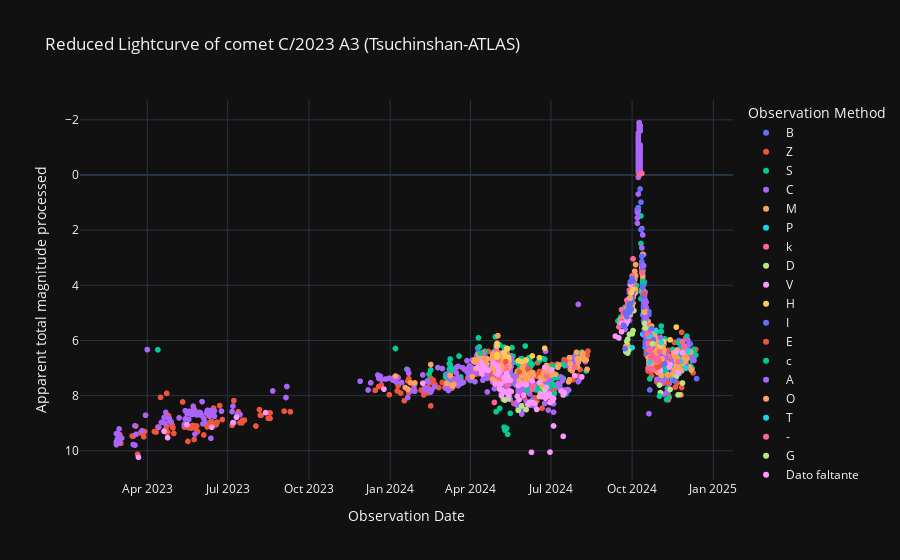

Source (notebook cell):
### Code cell
# Curva de luz reducida
labels = {'obs_date':'Observation Date','magnitud_reducida':'Apparent total magnitude processed', 'obs_method_key' : 'Observation Method'}
fig = px.scatter(curva_de_luz_procesada_df, x='obs_date', y='magnitud_reducida', color='obs_method_key', template= 'plotly_dark', labels= labels, title=f'Reduced Lightcurve of comet {nombre_cometa} (Tsuchinshan-ATLAS)')
fig.update_yaxes(autorange="reversed")
fig.show()

### Figure 1 — Plotly figure (JSON) as saved in the notebook; plotly's stock layout.template omitted (floating-point values rounded to 4 significant figures; data arrays with more than 128 entries replaced by an {"elided": "..."} marker saying what was removed)
{"data": [{"hovertemplate": "Observation Method=B<br>Observation Date=%{x}<br>Apparent total magnitude processed=%{y}<extra></extra>", "legendgroup": "B", "marker": {"color": "#636efa", "symbol": "circle"}, "mode": "markers", "name": "B", "showlegend": true, "type": "scattergl", "x": {"elided": "157 str values"}, "xaxis": "x", "y": {"elided": "157 float values"}, "yaxis": "y"}, {"hovertemplate": "Observation Method=Z<br>Observation Date=%{x}<br>Apparent total magnitude processed=%{y}<extra></extra>", "legendgroup": "Z", "marker": {"color": "#EF553B", "symbol": "circle"}, "mode": "markers", "name": "Z", "showlegend": true, "type": "scattergl", "x": {"elided": "347 str values"}, "xaxis": "x", "y": {"elided": "347 float values"}, "yaxis": "y"}, {"hovertemplate": "Observation Method=S<br>Observation Date=%{x}<br>Apparent total magnitude processed=%{y}<extra></extra>", "legendgroup": "S", "marker": {"color": "#00cc96", "symbol": "circle"}, "mode": "markers", "name": "S", "showlegend": true, "type": "scattergl", "x": {"elided": "424 str values"}, "xaxis": "x", "y": {"elided": "424 float values"}, "yaxis": "y"}, {"hovertemplate": "Observation Method=C<br>Observation Date=%{x}<br>Apparent total magnitude processed=%{y}<extra></extra>", "legendgroup": "C", "marker": {"color": "#ab63fa", "symbol": "circle"}, "mode": "markers", "name": "C", "showlegend": true, "type": "scattergl", "x": {"elided": "581 str values"}, "xaxis": "x", "y": {"elided": "581 float values"}, "yaxis": "y"}, {"hovertemplate": "Observation Method=M<br>Observation Date=%{x}<br>Apparent total magnitude processed=%{y}<extra></extra>", "legendgroup": "M", "marker": {"color": "#FFA15A", "symbol": "circle"}, "mode": "markers", "name": "M", "showlegend": true, "type": "scattergl", "x": {"elided": "516 str values"}, "xaxis": "x", "y": {"elided": "516 float values"}, "yaxis": "y"}, {"hovertemplate": "Observation Method=P<br>Observation Date=%{x}<br>Apparent total magnitude processed=%{y}<extra></extra>", "legendgroup": "P", "marker": {"color": "#19d3f3", "symbol": "circle"}, "mode": "markers", "name": "P", "showlegend": true, "type": "scattergl", "x": ["2024-12-03T00:00:00", "2024-12-01T00:00:00", "2024-11-25T00:00:00", "2024-11-23T00:00:00", "2024-11-21T00:00:00", "2024-11-16T00:00:00", "2024-10-28T00:00:00", "2024-10-22T00:00:00", "2024-10-20T00:00:00", "2024-10-16T00:00:00", "2024-10-16T00:00:00", "2024-10-15T00:00:00", "2024-10-14T00:00:00", "2024-10-14T00:00:00", "2024-10-13T00:00:00", "2024-10-13T00:00:00", "2024-10-12T00:00:00", "2024-10-01T00:00:00"], "xaxis": "x", "y": [6.387, 7.001, 6.77, 7.203, 7.244, 7.424, 5.637, 5.833, 6.154, 6.25, 5.75, 5.28, 4.987, 4.587, 5.773, 3.873, 4.244, 6.26], "yaxis": "y"}, {"hovertemplate": "Observation Method=k<br>Observation Date=%{x}<br>Apparent total magnitude processed=%{y}<extra></extra>", "legendgroup": "k", "marker": {"color": "#FF6692", "symbol": "circle"}, "mode": "markers", "name": "k", "showlegend": true, "type": "scattergl", "x": ["2024-11-29T00:00:00", "2024-11-28T00:00:00", "2024-11-27T00:00:00", "2024-11-22T00:00:00", "2024-11-12T00:00:00", "2024-11-01T00:00:00", "2024-10-28T00:00:00", "2024-10-24T00:00:00", "2024-10-23T00:00:00", "2024-10-20T00:00:00", "2024-10-19T00:00:00", "2024-10-03T00:00:00", "2024-10-02T00:00:00", "2024-10-01T00:00:00", "2024-09-29T00:00:00", "2024-09-28T00:00:00", "2024-09-27T00:00:00", "2024-09-26T00:00:00", "2024-09-26T00:00:00", "2024-09-25T00:00:00", "2024-09-25T00:00:00", "2024-09-25T00:00:00", "2024-09-24T00:00:00", "2024-09-21T00:00:00", "2024-09-19T00:00:00", "2024-09-19T00:00:00", "2024-09-16T00:00:00", "2024-07-28T00:00:00", "2024-06-26T00:00:00", "2024-06-11T00:00:00", "2024-06-10T00:00:00", "2024-05-31T00:00:00", "2024-05-13T00:00:00", "2024-05-13T00:00:00", "2024-05-13T00:00:00", "2024-05-12T00:00:00", "2024-05-12T00:00:00", "2024-05-12T00:00:00", "2024-05-12T00:00:00", "2024-05-07T00:00:00", "2024-05-03T00:00:00", "2024-05-02T00:00:00", "2024-05-01T00:00:00", "2024-05-01T00:00:00", "2024-04-28T00:00:00", "2024-04-15T00:00:00"], "xaxis": "x", "y": [6.219, 6.379, 6.042, 6.774, 6.564, 6.415, 7.037, 7.024, 7.076, 6.154, 7.009, 3.918, 3.042, 3.66, 3.873, 4.175, 4.668, 4.658, 4.758, 5.037, 5.037, 4.537, 5.016, 5.043, 5.282, 4.882, 5.509, 6.975, 7.303, 7.669, 7.761, 7.586, 7.601, 6.301, 6.501, 6.688, 6.888, 6.888, 7.088, 7.513, 7.344, 6.726, 6.407, 6.607, 8.247, 6.442], "yaxis": "y"}, {"hovertemplate": "Observation Method=D<br>Observation Date=%{x}<br>Apparent total magnitude processed=%{y}<extra></extra>", "legendgroup": "D", "marker": {"color": "#B6E880", "symbol": "circle"}, "mode": "markers", "name": "D", "showlegend": true, "type": "scattergl", "x": ["2024-11-27T00:00:00", "2024-11-22T00:00:00", "2024-11-20T00:00:00", "2024-11-13T00:00:00", "2024-11-02T00:00:00", "2024-11-01T00:00:00", "2024-10-03T00:00:00", "2024-10-02T00:00:00", "2024-10-01T00:00:00", "2024-09-28T00:00:00", "2024-09-27T00:00:00", "2024-09-26T00:00:00", "2024-09-26T00:00:00", "2024-09-25T00:00:00", "2024-09-25T00:00:00", "2024-09-25T00:00:00", "2024-09-24T00:00:00", "2024-06-24T00:00:00", "2024-06-18T00:00:00", "2024-06-10T00:00:00", "2024-06-03T00:00:00", "2024-05-29T00:00:00", "2024-05-25T00:00:00", "2024-05-14T00:00:00", "2024-05-13T00:00:00", "2024-05-10T00:00:00", "2024-05-09T00:00:00"], "xaxis": "x", "y": [7.542, 7.974, 7.317, 7.776, 7.892, 7.615, 4.918, 5.642, 5.76, 5.775, 6.368, 5.958, 6.458, 6.037, 6.337, 6.037, 6.416, 7.782, 8.026, 8.261, 8.508, 8.369, 8.534, 8.115, 7.301, 8.159, 8.145], "yaxis": "y"}, {"hovertemplate": "Observation Method=V<br>Observation Date=%{x}<br>Apparent total magnitude processed=%{y}<extra></extra>", "legendgroup": "V", "marker": {"color": "#FF97FF", "symbol": "circle"}, "mode": "markers", "name": "V", "showlegend": true, "type": "scattergl", "x": ["2024-11-27T00:00:00", "2024-11-22T00:00:00", "2024-11-20T00:00:00", "2024-11-13T00:00:00", "2024-11-12T00:00:00", "2024-11-08T00:00:00", "2024-11-06T00:00:00", "2024-11-02T00:00:00", "2024-11-01T00:00:00", "2024-10-28T00:00:00", "2024-10-20T00:00:00", "2024-10-16T00:00:00", "2024-10-15T00:00:00", "2024-10-03T00:00:00", "2024-10-02T00:00:00", "2024-10-01T00:00:00", "2024-09-30T00:00:00", "2024-09-29T00:00:00", "2024-09-28T00:00:00", "2024-09-27T00:00:00", "2024-09-26T00:00:00", "2024-09-26T00:00:00", "2024-09-25T00:00:00", "2024-09-25T00:00:00", "2024-09-25T00:00:00", "2024-09-24T00:00:00", "2024-09-21T00:00:00", "2024-09-19T00:00:00", "2024-09-19T00:00:00", "2024-09-16T00:00:00", "2024-09-12T00:00:00", "2024-08-05T00:00:00", "2024-07-28T00:00:00", "2024-07-16T00:00:00", "2024-07-15T00:00:00", "2024-07-15T00:00:00", "2024-07-13T00:00:00", "2024-07-04T00:00:00", "2024-07-04T00:00:00", "2024-07-03T00:00:00", "2024-07-02T00:00:00", "2024-07-02T00:00:00", "2024-06-30T00:00:00", "2024-06-30T00:00:00", "2024-06-29T00:00:00", "2024-06-28T00:00:00", "2024-06-26T00:00:00", "2024-06-25T00:00:00", "2024-06-24T00:00:00", "2024-06-24T00:00:00", "2024-06-23T00:00:00", "2024-06-20T00:00:00", "2024-06-19T00:00:00", "2024-06-18T00:00:00", "2024-06-15T00:00:00", "2024-06-13T00:00:00", "2024-06-10T00:00:00", "2024-06-09T00:00:00", "2024-06-07T00:00:00", "2024-06-05T00:00:00", "2024-06-03T00:00:00", "2024-05-31T00:00:00", "2024-05-29T00:00:00", "2024-05-26T00:00:00", "2024-05-25T00:00:00", "2024-05-24T00:00:00", "2024-05-17T00:00:00", "2024-05-16T00:00:00", "2024-05-16T00:00:00", "2024-05-15T00:00:00", "2024-05-14T00:00:00", "2024-05-14T00:00:00", "2024-05-13T00:00:00", "2024-05-12T00:00:00", "2024-05-11T00:00:00", "2024-05-10T00:00:00", "2024-05-10T00:00:00", "2024-05-09T00:00:00", "2024-05-07T00:00:00", "2024-05-06T00:00:00", "2024-05-05T00:00:00", "2024-05-04T00:00:00", "2024-05-03T00:00:00", "2024-05-03T00:00:00", "2024-05-02T00:00:00", "2024-05-01T00:00:00", "2024-04-29T00:00:00", "2024-04-27T00:00:00", "2024-04-21T00:00:00", "2024-04-20T00:00:00", "2024-04-17T00:00:00", "2024-04-16T00:00:00", "2024-04-15T00:00:00", "2024-04-15T00:00:00", "2024-04-14T00:00:00", "2024-04-13T00:00:00", "2024-04-13T00:00:00", "2024-04-09T00:00:00", "2024-02-07T00:00:00", "2023-12-25T00:00:00", "2023-08-13T00:00:00", "2023-07-11T00:00:00", "2023-07-07T00:00:00", "2023-06-13T00:00:00", "2023-05-16T00:00:00", "2023-04-24T00:00:00", "2023-04-20T00:00:00", "2023-03-22T00:00:00"], "xaxis": "x", "y": [6.442, 7.174, 6.417, 6.876, 6.964, 6.842, 6.745, 7.092, 6.715, 6.737, 6.154, 5.55, 5.18, 4.318, 3.842, 4.26, 4.369, 3.973, 4.475, 5.068, 5.258, 5.058, 5.337, 5.337, 5.137, 5.416, 5.443, 5.382, 5.682, 5.909, 5.844, 7.322, 7.275, 7.895, 7.976, 9.476, 7.84, 8.099, 9.099, 8.186, 8.074, 7.074, 8.249, 10.05, 7.937, 8.025, 7.703, 8.092, 7.982, 6.982, 7.972, 8.044, 7.935, 7.526, 8.5, 8.285, 7.461, 10.05, 8.239, 8.325, 7.608, 7.986, 7.569, 8.143, 7.634, 8.025, 7.852, 7.84, 7.44, 7.827, 7.415, 8.015, 6.801, 7.188, 7.874, 7.359, 7.459, 7.345, 7.813, 7.996, 7.581, 7.762, 7.044, 7.144, 7.226, 6.907, 7.568, 6.827, 7.092, 7.067, 6.993, 7.068, 6.942, 6.942, 7.215, 7.088, 6.788, 6.979, 7.549, 7.765, 8.617, 8.783, 8.979, 9.147, 9.055, 9.523, 9.293, 10.23], "yaxis": "y"}, {"hovertemplate": "Observation Method=H<br>Observation Date=%{x}<br>Apparent total magnitude processed=%{y}<extra></extra>", "legendgroup": "H", "marker": {"color": "#FECB52", "symbol": "circle"}, "mode": "markers", "name": "H", "showlegend": true, "type": "scattergl", "x": ["2024-11-20T00:00:00", "2024-11-13T00:00:00", "2024-11-06T00:00:00", "2024-11-02T00:00:00", "2024-06-24T00:00:00", "2024-06-18T00:00:00", "2024-06-10T00:00:00", "2024-06-03T00:00:00", "2024-05-29T00:00:00", "2024-05-25T00:00:00", "2024-05-14T00:00:00", "2024-05-13T00:00:00", "2024-05-13T00:00:00", "2024-05-12T00:00:00", "2024-05-12T00:00:00", "2024-05-10T00:00:00", "2024-05-09T00:00:00", "2024-05-01T00:00:00", "2024-05-01T00:00:00", "2024-05-01T00:00:00", "2024-05-01T00:00:00"], "xaxis": "x", "y": [5.517, 5.976, 6.045, 6.192, 6.282, 6.626, 6.561, 6.708, 6.769, 6.734, 6.615, 6.301, 6.701, 6.288, 6.688, 6.559, 6.445, 6.107, 6.507, 6.207, 6.607], "yaxis": "y"}, {"hovertemplate": "Observation Method=I<br>Observation Date=%{x}<br>Apparent total magnitude processed=%{y}<extra></extra>", "legendgroup": "I", "marker": {"color": "#636efa", "symbol": "circle"}, "mode": "markers", "name": "I", "showlegend": true, "type": "scattergl", "x": ["2024-11-18T00:00:00", "2024-11-17T00:00:00", "2024-11-07T00:00:00", "2024-11-04T00:00:00", "2024-11-03T00:00:00", "2024-11-01T00:00:00", "2024-10-25T00:00:00", "2024-10-23T00:00:00", "2024-10-23T00:00:00", "2024-10-23T00:00:00", "2024-10-22T00:00:00", "2024-10-22T00:00:00", "2024-10-21T00:00:00", "2024-10-20T00:00:00", "2024-10-20T00:00:00", "2024-10-20T00:00:00", "2024-10-20T00:00:00", "2024-10-20T00:00:00", "2024-10-19T00:00:00", "2024-10-19T00:00:00", "2024-10-19T00:00:00", "2024-10-18T00:00:00", "2024-10-18T00:00:00", "2024-10-18T00:00:00", "2024-10-18T00:00:00", "2024-10-17T00:00:00", "2024-10-17T00:00:00", "2024-10-17T00:00:00", "2024-10-17T00:00:00", "2024-10-17T00:00:00", "2024-10-16T00:00:00", "2024-10-16T00:00:00", "2024-10-16T00:00:00", "2024-10-16T00:00:00", "2024-10-16T00:00:00", "2024-10-16T00:00:00", "2024-10-16T00:00:00", "2024-10-16T00:00:00", "2024-10-16T00:00:00", "2024-10-16T00:00:00", "2024-10-15T00:00:00", "2024-10-15T00:00:00", "2024-10-15T00:00:00", "2024-10-15T00:00:00", "2024-10-15T00:00:00", "2024-10-15T00:00:00", "2024-10-15T00:00:00", "2024-10-15T00:00:00", "2024-10-14T00:00:00", "2024-10-14T00:00:00", "2024-10-14T00:00:00", "2024-10-14T00:00:00", "2024-10-14T00:00:00", "2024-10-14T00:00:00", "2024-10-13T00:00:00", "2024-10-13T00:00:00", "2024-10-13T00:00:00", "2024-10-13T00:00:00", "2024-10-13T00:00:00", "2024-10-13T00:00:00", "2024-10-13T00:00:00", "2024-10-13T00:00:00", "2024-10-13T00:00:00", "2024-10-13T00:00:00", "2024-10-13T00:00:00", "2024-10-13T00:00:00", "2024-10-12T00:00:00", "2024-10-12T00:00:00", "2024-10-12T00:00:00", "2024-10-12T00:00:00", "2024-10-11T00:00:00", "2024-10-11T00:00:00", "2024-10-10T00:00:00", "2024-10-08T00:00:00", "2024-10-02T00:00:00", "2024-10-02T00:00:00", "2024-10-02T00:00:00", "2024-10-02T00:00:00", "2024-10-01T00:00:00", "2024-10-01T00:00:00", "2024-10-01T00:00:00", "2024-10-01T00:00:00", "2024-10-01T00:00:00", "2024-10-01T00:00:00", "2024-10-01T00:00:00", "2024-09-30T00:00:00", "2024-09-30T00:00:00", "2024-09-30T00:00:00", "2024-09-29T00:00:00", "2024-09-29T00:00:00", "2024-09-29T00:00:00", "2024-09-29T00:00:00", "2024-09-28T00:00:00", "2024-09-28T00:00:00", "2024-09-28T00:00:00", "2024-09-28T00:00:00", "2024-09-28T00:00:00", "2024-09-25T00:00:00", "2024-09-25T00:00:00", "2024-09-25T00:00:00", "2024-09-23T00:00:00", "2024-09-23T00:00:00", "2024-09-22T00:00:00", "2024-09-21T00:00:00"], "xaxis": "x", "y": [7.468, 7.444, 6.843, 6.864, 6.778, 6.915, 5.969, 6.076, 5.976, 5.576, 6.333, 6.233, 6.294, 6.254, 6.154, 6.154, 6.254, 5.054, 5.709, 5.809, 6.109, 6.466, 5.666, 5.966, 6.266, 6.212, 6.112, 5.012, 5.712, 5.912, 6.15, 5.75, 5.25, 6.05, 5.65, 5.15, 5.75, 5.55, 5.65, 5.05, 4.68, 5.18, 5.68, 5.68, 4.68, 4.58, 5.38, 5.18, 4.387, 4.587, 4.787, 4.787, 4.687, 5.287, 4.373, 4.373, 4.073, 3.873, 3.373, 3.873, 3.873, 3.873, 3.273, 3.873, 3.973, 4.073, 3.244, 2.944, 2.944, 3.144, 1.985, 0.9852, 0.5069, 1.189, 4.242, 3.842, 4.142, 4.142, 3.76, 4.36, 4.56, 4.46, 4.56, 4.56, 4.56, 4.469, 4.469, 4.869, 4.473, 4.673, 4.673, 4.573, 4.675, 4.775, 4.975, 4.975, 4.775, 4.937, 4.937, 5.137, 4.997, 6.297, 5.466, 5.443], "yaxis": "y"}, {"hovertemplate": "Observation Method=E<br>Observation Date=%{x}<br>Apparent total magnitude processed=%{y}<extra></extra>", "legendgroup": "E", "marker": {"color": "#EF553B", "symbol": "circle"}, "mode": "markers", "name": "E", "showlegend": true, "type": "scattergl", "x": ["2024-11-11T00:00:00", "2024-11-10T00:00:00", "2024-11-02T00:00:00", "2024-10-31T00:00:00", "2024-10-30T00:00:00", "2024-10-29T00:00:00", "2024-10-23T00:00:00", "2024-10-22T00:00:00", "2024-10-14T00:00:00", "2024-05-11T00:00:00"], "xaxis": "x", "y": [8.154, 7.546, 6.792, 6.939, 6.968, 6.902, 6.276, 6.033, 4.287, 6.774], "yaxis": "y"}, {"hovertemplate": "Observation Method=c<br>Observation Date=%{x}<br>Apparent total magnitude processed=%{y}<extra></extra>", "legendgroup": "c", "marker": {"color": "#00cc96", "symbol": "circle"}, "mode": "markers", "name": "c", "showlegend": true, "type": "scattergl", "x": ["2024-11-09T00:00:00", "2024-11-01T00:00:00", "2024-10-13T00:00:00", "2024-05-16T00:00:00", "2024-05-13T00:00:00", "2024-05-12T00:00:00", "2024-05-10T00:00:00", "2024-05-09T00:00:00", "2024-05-04T00:00:00", "2024-04-30T00:00:00", "2024-04-12T00:00:00"], "xaxis": "x", "y": [8.144, 8.015, 3.873, 8.64, 9.401, 9.188, 9.259, 9.145, 8.462, 8.588, 6.461], "yaxis": "y"}, {"hovertemplate": "Observation Method=A<br>Observation Date=%{x}<br>Apparent total magnitude processed=%{y}<extra></extra>", "legendgroup": "A", "marker": {"color": "#ab63fa", "symbol": "circle"}, "mode": "markers", "name": "A", "showlegend": true, "type": "scattergl", "x": ["2024-11-08T00:00:00", "2024-11-03T00:00:00", "2024-11-02T00:00:00", "2024-10-24T00:00:00", "2024-10-22T00:00:00", "2024-10-20T00:00:00", "2024-10-19T00:00:00", "2024-10-18T00:00:00", "2024-10-18T00:00:00", "2024-10-17T00:00:00", "2024-10-16T00:00:00", "2024-10-16T00:00:00", "2024-10-16T00:00:00", "2024-10-15T00:00:00", "2024-10-14T00:00:00", "2024-10-13T00:00:00"], "xaxis": "x", "y": [6.642, 6.578, 5.892, 6.224, 6.133, 5.754, 6.209, 5.866, 5.666, 5.212, 5.05, 5.85, 4.75, 4.58, 3.287, 2.173], "yaxis": "y"}, {"hovertemplate": "Observation Method=O<br>Observation Date=%{x}<br>Apparent total magnitude processed=%{y}<extra></extra>", "legendgroup": "O", "marker": {"color": "#FFA15A", "symbol": "circle"}, "mode": "markers", "name": "O", "showlegend": true, "type": "scattergl", "x": ["2024-11-04T00:00:00", "2024-10-30T00:00:00", "2024-10-28T00:00:00", "2024-10-27T00:00:00", "2024-10-22T00:00:00", "2024-10-21T00:00:00", "2024-10-15T00:00:00", "2024-09-29T00:00:00"], "xaxis": "x", "y": [6.664, 6.768, 6.737, 6.776, 6.633, 6.594, 4.98, 4.473], "yaxis": "y"}, {"hovertemplate": "Observation Method=T<br>Observation Date=%{x}<br>Apparent total magnitude processed=%{y}<extra></extra>", "legendgroup": "T", "marker": {"color": "#19d3f3", "symbol": "circle"}, "mode": "markers", "name": "T", "showlegend": true, "type": "scattergl", "x": ["2024-11-03T00:00:00", "2024-10-21T00:00:00", "2024-10-20T00:00:00"], "xaxis": "x", "y": [6.078, 6.794, 5.854], "yaxis": "y"}, {"hovertemplate": "Observation Method=-<br>Observation Date=%{x}<br>Apparent total magnitude processed=%{y}<extra></extra>", "legendgroup": "-", "marker": {"color": "#FF6692", "symbol": "circle"}, "mode": "markers", "name": "-", "showlegend": true, "type": "scattergl", "x": ["2024-10-31T00:00:00", "2024-10-30T00:00:00", "2024-10-29T00:00:00", "2024-10-28T00:00:00", "2024-10-28T00:00:00", "2024-10-27T00:00:00", "2024-10-24T00:00:00", "2024-10-22T00:00:00", "2024-10-22T00:00:00", "2024-10-20T00:00:00", "2024-10-19T00:00:00", "2024-10-18T00:00:00", "2024-10-17T00:00:00", "2024-10-12T00:00:00", "2024-10-12T00:00:00", "2024-10-12T00:00:00", "2024-10-12T00:00:00", "2024-10-09T00:00:00"], "xaxis": "x", "y": [6.739, 6.668, 6.702, 6.737, 6.637, 6.676, 6.524, 6.633, 6.333, 6.354, 6.109, 5.766, 5.412, 3.544, 3.544, -0.05629, -0.05629, 0.006221], "yaxis": "y"}, {"hovertemplate": "Observation Method=G<br>Observation Date=%{x}<br>Apparent total magnitude processed=%{y}<extra></extra>", "legendgroup": "G", "marker": {"color": "#B6E880", "symbol": "circle"}, "mode": "markers", "name": "G", "showlegend": true, "type": "scattergl", "x": ["2024-10-24T00:00:00", "2024-10-16T00:00:00", "2024-10-15T00:00:00"], "xaxis": "x", "y": [6.124, 5.55, 5.38], "yaxis": "y"}, {"hovertemplate": "Observation Method=Dato faltante<br>Observation Date=%{x}<br>Apparent total magnitude processed=%{y}<extra></extra>", "legendgroup": "Dato faltante", "marker": {"color": "#FF97FF", "symbol": "circle"}, "mode": "markers", "name": "Dato faltante", "showlegend": true, "type": "scattergl", "x": ["2024-10-16T00:00:00"], "xaxis": "x", "y": [null], "yaxis": "y"}, {"hovertemplate": "Observation Method=t<br>Observation Date=%{x}<br>Apparent total magnitude processed=%{y}<extra></extra>", "legendgroup": "t", "marker": {"color": "#FECB52", "symbol": "circle"}, "mode": "markers", "name": "t", "showlegend": true, "type": "scattergl", "x": ["2024-10-02T00:00:00", "2024-09-30T00:00:00"], "xaxis": "x", "y": [4.142, 4.269], "yaxis": "y"}, {"hovertemplate": "Observation Method=i<br>Observation Date=%{x}<br>Apparent total magnitude processed=%{y}<extra></extra>", "legendgroup": "i", "marker": {"color": "#636efa", "symbol": "circle"}, "mode": "markers", "name": "i", "showlegend": true, "type": "scattergl", "x": ["2024-09-29T00:00:00"], "xaxis": "x", "y": [3.873], "yaxis": "y"}, {"hovertemplate": "Observation Method=d<br>Observation Date=%{x}<br>Apparent total magnitude processed=%{y}<extra></extra>", "legendgroup": "d", "marker": {"color": "#EF553B", "symbol": "circle"}, "mode": "markers", "name": "d", "showlegend": true, "type": "scattergl", "x": ["2024-06-05T00:00:00", "2024-05-26T00:00:00"], "xaxis": "x", "y": [7.025, 7.143], "yaxis": "y"}], "layout": {"legend": {"title": {"text": "Observation Method"}, "tracegroupgap": 0}, "title": {"text": "Reduced Lightcurve of comet C/2023 A3 (Tsuchinshan-ATLAS)"}, "xaxis": {"anchor": "y", "domain": [0, 1], "title": {"text": "Observation Date"}}, "yaxis": {"anchor": "x", "autorange": "reversed", "domain": [0, 1], "title": {"text": "Apparent total magnitude processed"}}}}
